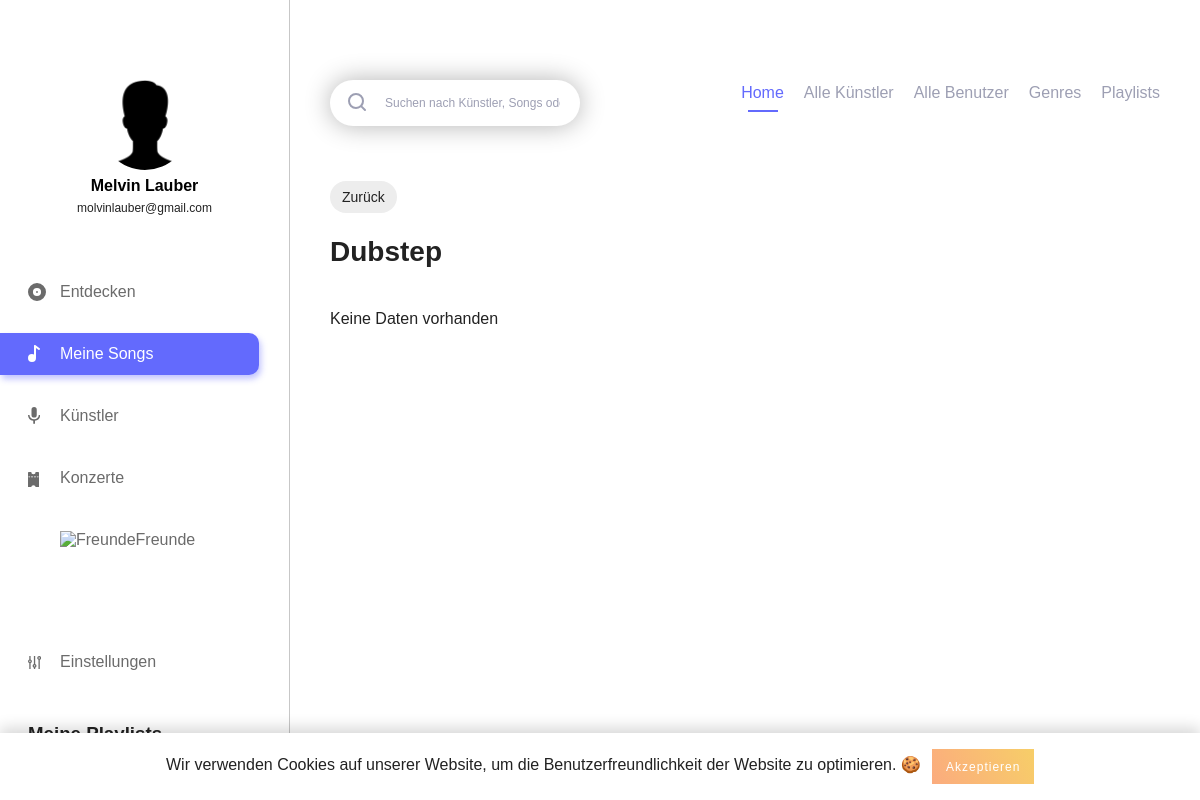
The page /genre_detail.php?genre_id=3 (signed in) on the database as committed earlier.
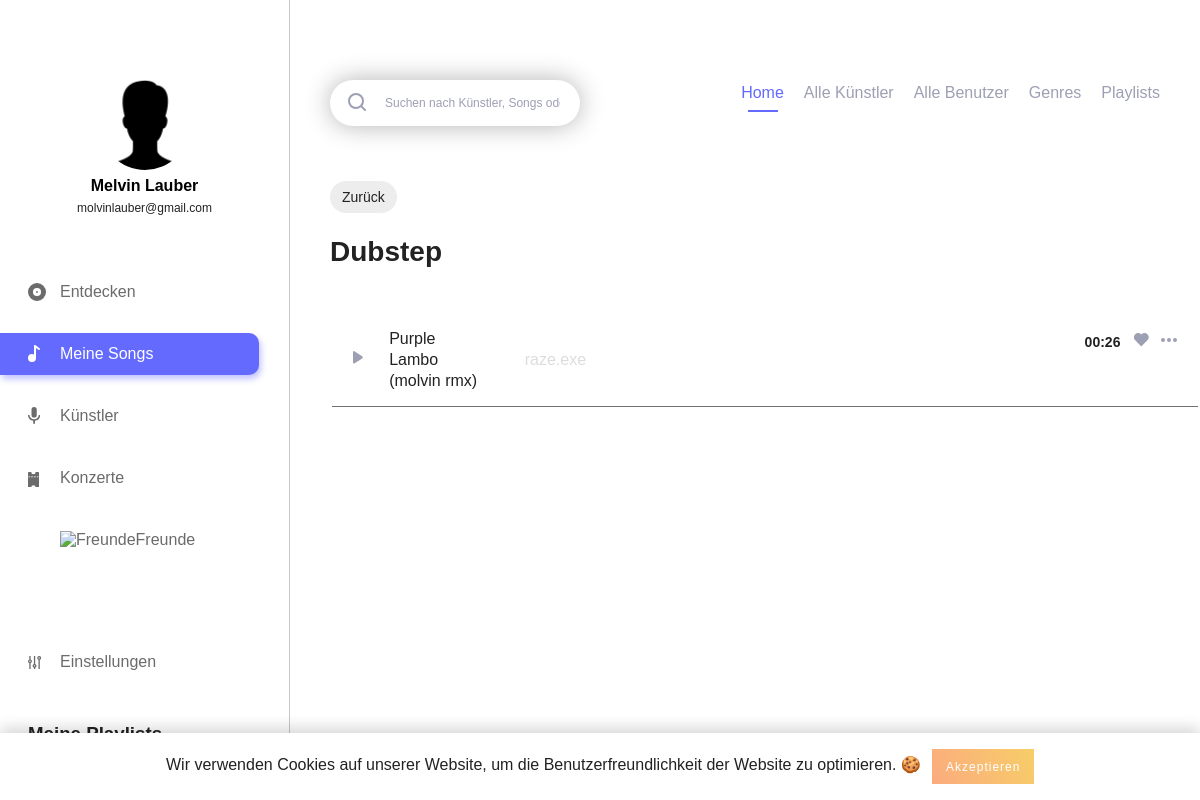
The same page on the database as committed later.
### tables this page shows
CREATE TABLE IF NOT EXISTS `users` (
  `id` int(11) NOT NULL AUTO_INCREMENT,
  `username` varchar(255) NOT NULL,
  `email` varchar(255) NOT NULL,
  `firstname` varchar(255) NOT NULL,
  `lastname` varchar(255) NOT NULL,
  `password_hash` varchar(255) NOT NULL,
  `password_token` varchar(255) NOT NULL,
  `is_artist` int(1) NOT NULL,
  `has_darkmode` tinyint(1) NOT NULL,
  `insta` text,
  `facebook` text,
  PRIMARY KEY (`id`),
  UNIQUE KEY `username` (`username`),
  UNIQUE KEY `email` (`email`)
);

CREATE TABLE IF NOT EXISTS `song` (
  `song_id` int(11) NOT NULL AUTO_INCREMENT,
  `artist_id_link` int(11) NOT NULL,
  `song_name` varchar(255) NOT NULL,
  `album_id_link` int(11) NOT NULL,
  `length` varchar(255) NOT NULL,
  `genre_id` int(11) NOT NULL,
  `plays` int(100) DEFAULT '0',
  PRIMARY KEY (`song_id`),
  KEY `song_fk0` (`artist_id_link`),
  KEY `song_fk2` (`genre_id`),
  KEY `song_fk1` (`album_id_link`)
);

CREATE TABLE IF NOT EXISTS `artist` (
  `artist_id` int(11) NOT NULL AUTO_INCREMENT,
  `user_id` int(11) NOT NULL,
  `artist_firstname` varchar(255) NOT NULL,
  `artist_lastname` varchar(255) NOT NULL,
  `biography` text NOT NULL,
  `insta` text,
  `facebook` text,
  PRIMARY KEY (`artist_id`),
  KEY `artist_fk0` (`user_id`)
);

### includes/start.php (called while the page is built, shortened)
<?php
include 'config.php';
include 'db.php';
if (isset($_SESSION['user']['id']) && !empty($_SESSION['user']['id'])) {
	$statement = $pdo->prepare("SELECT * FROM `users` WHERE `id` = :id");
	$result = $statement->execute(array('id' => $_SESSION['user']['id']));
}
if (isset($_SESSION['user']['has_darkmode']) && $_SESSION['user']['has_darkmode'] == 1) {
	$body_class = 'dark';
}
else {
	$body_class = '';
}
?>

### config.php (called while the page is built)
<?php
$config = array(
	'admin' => TRUE,
	'testing' => FALSE,
	'home' => TRUE,
	'school' => TRUE,
	'limit_upload_songs' => 20
);
$config['genres'] = array(
	1 => 'EDM',
	2 => 'Future Bass',
	3 => 'Dubstep',
	4 => 'Pop',
	5 => 'Metal',
	6 => 'Death Metal',
	7 => 'Rock',
	8 => 'Chill'
);

### genre_detail.php (the view, shortened to what this page needs)
<?php
include 'includes/start.php';
if (isset($_GET['genre_id']) && $_GET['genre_id'] != 0) {
	$genre_id = $_GET['genre_id'];
}
$genre_song_query = "SELECT * FROM `song` songs
					INNER JOIN `artist` artists ON artists.artist_id = songs.artist_id_link
					INNER JOIN `album` album ON album.album_id = songs.album_id_link
					WHERE `genre_id` = ".$genre_id;
?>
<!DOCTYPE html>
<html lang="de">
	<head>
		<?php include 'includes/meta_data.php'; ?>
	</head>
	<body class="<?php echo $body_class; ?>">
		<?php include 'includes/navigation_left.php'; ?>
		<?php include 'includes/cookie_banner.php'; ?>
		<div class="main_content_wrapper">
			<div class="main_content_inner">
				<?php include 'includes/search_navi.php'; ?>
				<a class="back_link" href="javascript:history.back()"><?php echo BACK; ?></a>
				<h3 class="short_title"><?php echo $config['genres'][$genre_id]; ?></h3>
				<table class="saved_songs_list">
					<tbody>
						<?php
						$no_data = TRUE;
						foreach ($pdo->query($genre_song_query) as $genre_songs_data) {
							if (!empty($genre_songs_data)) {
								$statement_song = $pdo->prepare("SELECT `song_id` FROM `saved_songs` WHERE `song_id` = :song_id");
								$statement_song->bindParam(':song_id', $genre_songs_data['song_id']);
								$statement_song->execute();
								if ($statement_song->rowCount() > 0) {
									$like_class = 'liked';
								}
								else {
									$like_class = '';
								}
								?>
								<tr>
									<td class="play"><span class="play_song_wrapper play_song_class" data-cover=<?php echo $genre_songs_data['path_to_image']; ?> data-artist_id=<?php echo $genre_songs_data['artist_id_link']; ?> data-album_id=<?php echo $genre_songs_data['album_id_link']; ?> data-song=<?php echo $genre_songs_data['song_id']; ?> data-song_name="<?php echo htmlspecialchars($genre_songs_data['song_name']);?>" data-artist_name="<?php echo htmlspecialchars($genre_songs_data['artist_firstname']).' '.htmlspecialchars($genre_songs_data['artist_lastname']); ?>">
									 </span></td>
									<td class="song_name"><?php echo htmlspecialchars($genre_songs_data['song_name']); ?></td>
									<td class="artist_name"><a href="artist_detail.php?artist_id=<?php echo $genre_songs_data['artist_id']; ?>"><?php echo htmlspecialchars($genre_songs_data['artist_firstname']).' '.htmlspecialchars($genre_songs_data['artist_lastname']); ?></a></td>
									<td class="actions"><span class="like_wrapper like_song like <?php echo $like_class; ?>" data-song=<?php echo $genre_songs_data['song_id']; ?>></span></td>
									<td class="length"><?php echo $genre_songs_data['length']; ?></td>
								</tr>
						<?php
							}
							$no_data = FALSE;
						} ?>
					</tbody>
				</table>
				<?php
					if ($no_data == TRUE) {
						echo NO_DATA;
					}
				?>
			</div>
		</div>
	</body>

### includes/meta_data.php (shortened to what this page needs)
<link rel="stylesheet" href="css/styles.css">
<link rel="stylesheet" href="https://cdnjs.cloudflare.com/ajax/libs/fancybox/3.5.7/jquery.fancybox.min.css">

### includes/navigation_left.php (shortened to what this page needs)
<?php
if(isset($_SESSION['active'])) {
	$active_class = $_SESSION['active'];
}
$query = "SELECT * FROM `users` WHERE `id` = ".$_SESSION['user']['id'];
$playlist_query = "SELECT * FROM `playlist` WHERE `user_id` = ".$_SESSION['user']['id'];
?>
<div class="navigation_left">
	<div class="navigation_wrapper">
		<div class="profile">
			<?php if (file_exists('img/profiles/user_'.$_SESSION['user']['id'].'.jpg')) { ?>
			<div class="profile_picture" style="background-image: url('img/profiles/user_<?php echo $_SESSION['user']['id']; ?>.jpg');background-position: center; background-size: 140%;" alt="user_image"></div>
			<?php } else { ?>
			<div class="profile_picture" style="background-image: url('img/profiles/no_user_image.png');background-position: center; background-size: 140%;" alt="user_image"></div>
			<?php } ?>
			<h3 class="profile_name">
				<?php foreach ($pdo->query($query) as $user_data) {
					echo htmlspecialchars($user_data['firstname']).' '.htmlspecialchars($user_data['lastname']);
				} ?>
			</h3>
			<p class="profile_mail">
				<?php foreach ($pdo->query($query) as $user_data) {
					echo htmlspecialchars($user_data['email']);
				} ?>
			</p>
		</div>
		<div class="main_navigation">
			<ul>
				<li class="navigation_element <?php if($active_class === 'discover') { echo 'active'; } ?>"><a href="index.php"><img class="svg" src="img/assets/discover.svg" alt="<?php echo DISCOVER; ?>"><?php echo DISCOVER; ?></a></li>
				<li class="navigation_element <?php if($active_class === 'my_songs') { echo 'active'; } ?>"><a href="my_songs.php"><img class="svg" src="img/assets/my_songs.svg" alt="<?php echo MY_SONGS; ?>"><?php echo MY_SONGS; ?></a></li>
				<li class="navigation_element <?php if($active_class === 'artists') { echo 'active'; } ?>"><a href="artists.php"><img class="svg" src="img/assets/artists.svg" alt="<?php echo ARTISTS; ?>"><?php echo ARTISTS; ?></a></li>
				<li class="navigation_element <?php if($active_class === 'events') { echo 'active'; } ?>"><a href="events.php"><img class="svg" src="img/assets/events.svg" alt="<?php echo EVENTS; ?>"><?php echo EVENTS; ?></a></li>
				<li class="navigation_element <?php if($active_class === 'friends') { echo 'active'; } ?>"><a href="friends.php"><img class="svg" src="img/assets/friends.svg" alt="<?php echo FRIENDS; ?>"><?php echo FRIENDS; ?></a></li>
				<li class="navigation_element <?php if($active_class === 'settings') { echo 'active'; } ?>"><a href="settings.php"><img class="svg" src="img/assets/settings_nav.svg" alt="<?php echo SETTINGS; ?>"><?php echo SETTINGS; ?></a></li>
			</ul>
		</div>
		<div class="playlist_wrapper">
			<h3 class="playlist_title"><?php echo MY_PLAYLISTS; ?></h3>
			<ul>
				<?php foreach ($pdo->query($playlist_query) as $playlist_data) { ?>
					<li class="playlist_element"><a href="playlist_detail.php?playlist_id=<?php echo $playlist_data['playlist_id']; ?>"><?php echo $playlist_data['playlist_name']; ?></a></li>
				<?php } ?>
			</ul>
		</div>
	</div>
</div>

### includes/cookie_banner.php (shortened to what this page needs)
<div id="js-cookie-box" class="cookie-box cookie-box--hide">
Wir verwenden Cookies auf unserer Website, um die Benutzerfreundlichkeit der Website zu optimieren. 🍪 <span id="js-cookie-button" class="cookie-button">Akzeptieren</span>
</div>

### includes/search_navi.php (shortened to what this page needs)
<?php
if(isset($_SESSION['active_meta_nav'])) {
	$active_class_meta = $_SESSION['active_meta_nav'];
}
?>
<div id="search_navigation_wrap">
	<div class="search">
		<form class="search_form" action="search.php" method="post">
			<input class="search_field" type="text" name="search" placeholder="Suchen nach Künstler, Songs oder Alben">
		</form>
	</div>
	<div id="navigation">
		<ul>
			<li class="main_navigation_element <?php if($active_class_meta === 'discover') { echo 'active'; } ?>"><a href="index.php"><?php echo HOME; ?></a></li>
			<li class="main_navigation_element <?php if($active_class_meta === 'all_artists') { echo 'active'; } ?>"><a href="all_artists.php"><?php echo ALL_ARTISTS; ?></a></li>
			<li class="main_navigation_element <?php if($active_class_meta === 'all_users') { echo 'active'; } ?>"><a href="all_users.php"><?php echo ALL_USERS; ?></a></li>
			<li class="main_navigation_element <?php if($active_class_meta === 'genres') { echo 'active'; } ?>"><a href="genres.php"><?php echo GENRES; ?></a></li>
			<li class="main_navigation_element <?php if($active_class_meta === 'playlists') { echo 'active'; } ?>"><a href="playlists.php"><?php echo PLAYLISTS; ?></a></li>
		</ul>
	</div>
</div>

### css/_config.css (style rules this page uses)
:root { --primary-color: #636AFD; --primary-color_light: #e0e1ff; --text: #222; --navigation_left: #6B6B6B; --border: #C7C7C7; --light_text: #9D9FB3; --button: #ededed; --border-bottom: #707070; --background_dark_mode: #21252B; --dark_mode_border: #30353B; --dark_mode_input: #30353B; --dark_mode_light: #DDDDDD; --standard_shadow: 0 3px 27px rgba(0,0,0,0.39); --standard_radius: 13px; --standard_transition: all 0.3s ease; --error_color: #b20000; }

### css/_basic.css (style rules this page uses)
body { font-family: 'DM Sans', sans-serif; margin: 0; padding: 0; color: var(--text); -webkit-font-smoothing: antialiased; -moz-osx-font-smoothing: grayscale; }
h3 { margin: 0; padding: 0; }
h3.short_title { font-size: 28px; line-height: 37px; font-weight: 700; color: var(--text); margin-bottom: 40px; }
ul { padding: 0; margin: 0; }
.back_link { display: inline-block; font-size: 14px; background: var(--button); color: var(--text); text-decoration: none; border-radius: 50px; padding: 8px 12px; text-align: center; box-sizing: border-box; margin-bottom: 20px; }
.main_content_wrapper { padding-top: 80px; padding-left: 330px; }
.main_content_inner { max-width: 1200px; margin: 0 auto; padding-bottom: 150px; box-sizing: border-box; }
.profile { text-align: center; }

### css/_content.css (style rules this page uses)
#search_navigation_wrap { margin-bottom: 55px; }
.search { float: left; position: relative; width: 380px; }
#navigation { float: right; }
#navigation ul li.main_navigation_element { float: left; font-size: 20px; line-height: 26px; color: var(--light_text); margin-left: 30px; list-style-type: none; }
#navigation ul li.main_navigation_element:hover, #navigation ul li.main_navigation_element.active { color: var(--primary-color); position: relative; }
#navigation ul li.main_navigation_element:hover:after, #navigation ul li.main_navigation_element.active:after { content: ''; position: absolute; bottom: -6px; left: 50%; transform: translateX(-50%); width: 30px; height: 2px; background: var(--primary-color); }
#navigation ul li.main_navigation_element a { text-decoration: none; color: inherit; }
#navigation ul li.main_navigation_element:first-child { margin-left: 0; }
#search_navigation_wrap .search { position: relative; z-index: 1; }
#search_navigation_wrap .search .search_form .search_field { font-size: 12px; line-height: 16px; color: var(--light_text); width: 100%; padding: 15px 20px; padding-left: 55px; border: none; -webkit-border-radius: 23px; -moz-border-radius: 23px; -o-border-radius: 23px; border-radius: 23px; box-shadow: 0 0 26px rgba(0,0,0,0.3); box-sizing: border-box; }
#search_navigation_wrap .search .search_form input.search_field::placeholder { font-size: 12px; line-height: 16px; color: var(--light_text); }
.cookie-box { position: fixed; left: 0; right: 0; bottom: 0; z-index: 9999; text-align: center; padding: 1rem 2rem; background: #fff; transition: all 0.75s cubic-bezier(0.19, 1, 0.22, 1); box-shadow: 0 -5px 14px rgba(0,0,0,0.16); }
.cookie-button { display: inline-block; cursor: pointer; padding: 0.65rem 0.85rem; margin-left: 0.45rem; color: #fff; font-size: 0.75rem; letter-spacing: 1px; background-image: linear-gradient(62deg, #fbab7E 0%, #f7ce68 100%); }

### css/_login.css (style rules this page uses)
input[type="text"], input[type="password"], input[type="number"], input[type="date"], textarea { font-size: 12px; line-height: 16px; color: var(--light_text); width: 100%; padding: 15px 20px; border: none; -webkit-border-radius: 23px; -moz-border-radius: 23px; -o-border-radius: 23px; border-radius: 23px; box-shadow: 0 0 26px rgba(0,0,0,0.3); box-sizing: border-box; }

### css/_songs.css (style rules this page uses)
.saved_songs_list { width: 100%; }
.saved_songs_list tr { display: inline-block; width: 100%; padding: 14.5px 20px; box-sizing: border-box; border-bottom: 1px solid var(--border-bottom); }
.saved_songs_list tr td { display: inline-block; }
.saved_songs_list tr td.play { margin-right: 20px; }
.saved_songs_list tr td.song_name, .saved_songs_list tr td.artist_name a, .saved_songs_list tr td.artist_name a:hover { font-size: 16px; line-height: 21px; font-weight: 400; color: var(--text); margin-right: 30px; width: 12%; text-decoration: none; }
.saved_songs_list tr td.artist_name a { color: var(--light_text); }
.saved_songs_list tr td.actions, .saved_songs_list tr td.length { float: right; }
.saved_songs_list tr td.length { position: relative; top: 5px; font-size: 14px; line-height: 18px; font-weight: 700; color: var(--text); margin-right: 12px; }
.saved_songs_list tr td.actions .like { margin-right: 12px; position: relative; top: 5px; }

Rows that differ between the two databases and show on the page:
added song: song_name "Purple Lambo (molvin rmx)", artist_id_link.artist_firstname "raze.exe", length "00:26"
Other text that changed with them:
NO_DATA: "Keine Daten vorhanden" → (not shown)
